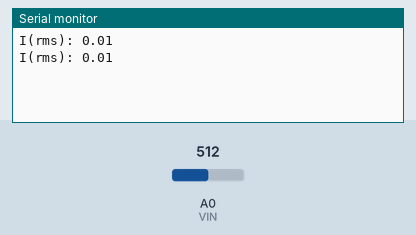
Simulated run of this sketch. Board: Arduino Uno, built with avr-gcc and run on an emulated ATmega328P. Parts: the last lines printed to the serial monitor. Inputs (shaded band) come from the test bench; at power-on: A0 (VIN) = 512.

Above: at 1.2 s.
1.3 s: A0 (VIN) set to 716
At 1.9 s:
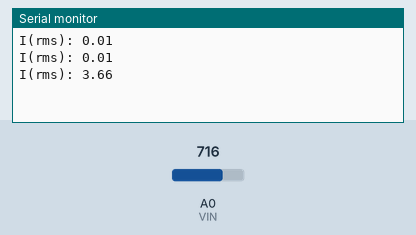
2.8 s: A0 (VIN) set to 900
At 3.5 s:
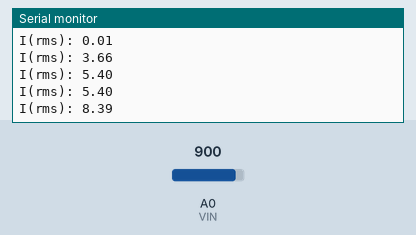
Timing chart, 0 to 5.8 s (numbered marks = the images above; inputs shaded):
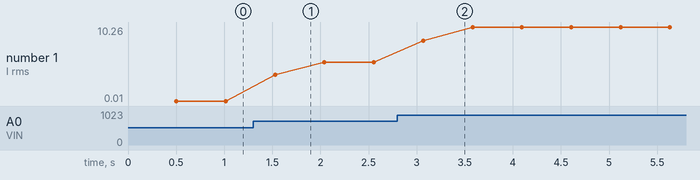

Measured:
- after the input at 1.3 s, the serial monitor: prints a new line after 0.23 s (image 1)
- after the input at 2.8 s, the serial monitor: prints a new line after 0.27 s (image 2)
- plotted number 1: 0.01 → 5.4 after the input at 1.3 s, 5.4 → 10.26 after the input at 2.8 s

The sketch:

5A_current_detector.ino
```cpp
#define VIN A0
const float Vcc = 5.0;
const float VQ = 0.5 * Vcc;
const double sensitivity = 0.185; // in V/A

double voltages_raw[50];
double currents[50];
double squares[50];
double squares_added = 0;

double mean_square, rms_current;
int i = 0;

void setup() {
  Serial.begin(9600);
}

void loop() {
  voltages_raw[i] = (5.0 / 1023.0) * analogRead(VIN);
  double voltage = voltages_raw[i] - VQ; //remove quiescent voltage in datasheet
  currents[i] = voltage / sensitivity;

  //Serial.println(voltages_raw[i]);
  // Print voltage and current
  //Serial.print("Voltage: ");
  //Serial.println(voltage, 2);
  //Serial.print("\tCurrent: ");
  //Serial.print(currents[i], 2);

  // Calculate RMS current
  squares[i] = pow(currents[i], 2);
  squares_added += squares[i];
  mean_square = squares_added / (i + 1);
  rms_current = sqrt(mean_square);

  i++;
  if (i >= 50) {
    i = 0; // Reset the index to loop through the array
    squares_added = 0; // Reset for the next set of calculations
    Serial.print("I(rms): ");
    Serial.println(rms_current, 2);
  }

  delay(10);
}
```
